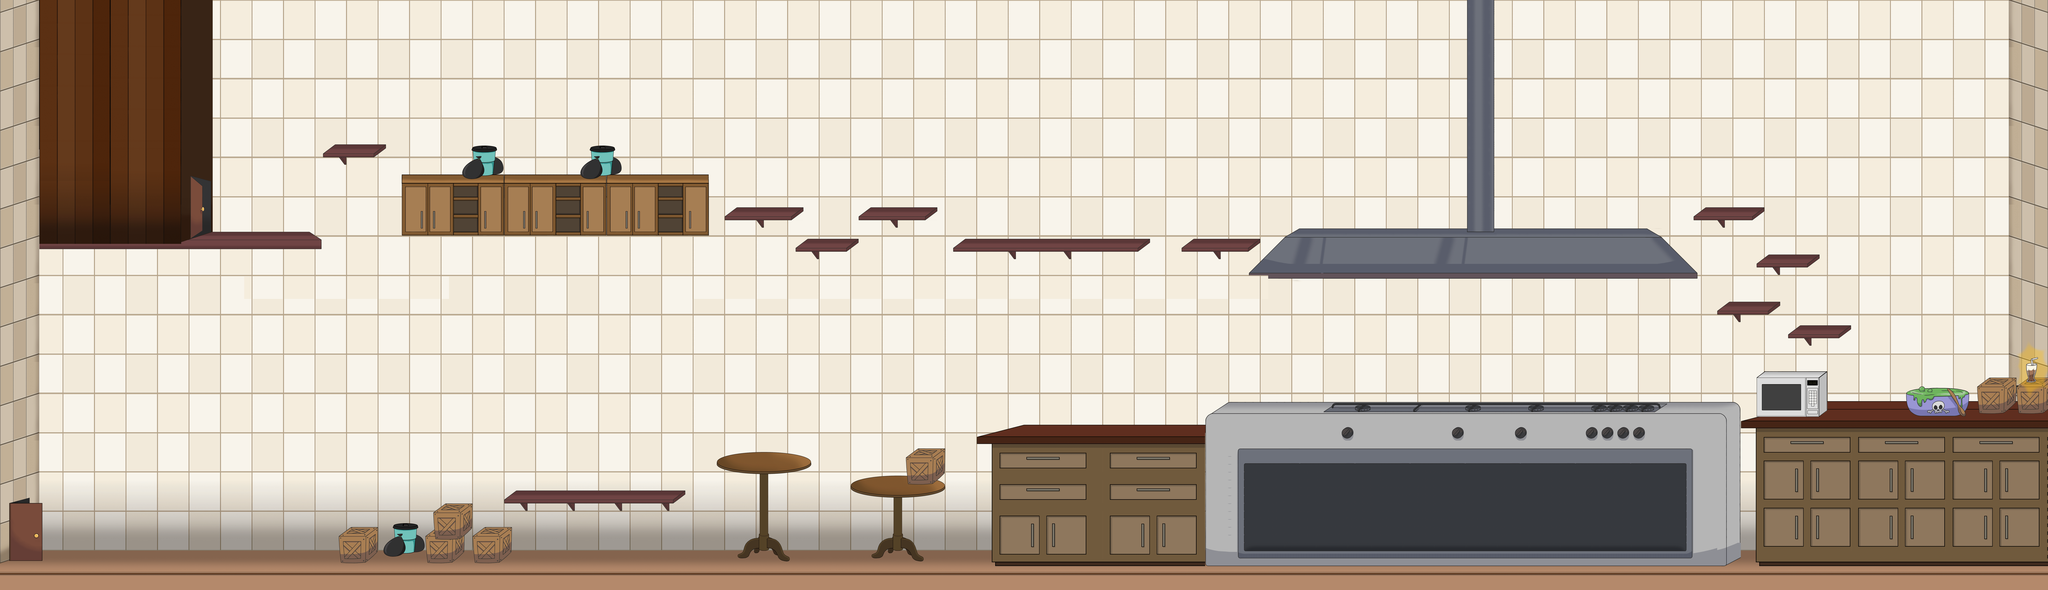

The image is a tile-based game level rendered from a .tmx file. Its description and source (layers, tilesets, objects; grid data summarised) follow:
An orthogonal 260x75 tile map with 45x45 px tiles, 12 tile layers (PisoFondo, PlataformaPiso, DetallePisoAlto, ParedPuerta, ...).

<map version="1.0" orientation="orthogonal" renderorder="right-down" width="260" height="75" tilewidth="45" tileheight="45" nextobjectid="1">
 <tileset firstgid="1" name="Fondo Cocina" tilewidth="45" tileheight="45" tilecount="3655" columns="85">
  <image source="TileCocina.png" width="3825" height="1948" />
 </tileset>
 <layer name="PisoFondo" width="260" height="75">
  <data>[19500 cells, 19210 non-empty, 290 distinct tile ids]</data>
 </layer>
 <layer name="PlataformaPiso" width="260" height="75">
  <data>[19500 cells, 429 non-empty, 35 distinct tile ids]</data>
 </layer>
 <layer name="DetallePisoAlto" width="260" height="75">
  <data>[19500 cells, 34 non-empty, 5 distinct tile ids]</data>
 </layer>
 <layer name="ParedPuerta" width="260" height="75">
  <data>[19500 cells, 811 non-empty, 222 distinct tile ids]</data>
 </layer>
 <layer name="DetallesFondo" width="260" height="75">
  <data>[19500 cells, 2781 non-empty, 580 distinct tile ids]</data>
 </layer>
 <layer name="DetallesFondo2" width="260" height="75">
  <data>[19500 cells, 1124 non-empty, 153 distinct tile ids]</data>
 </layer>
 <layer name="SopaMortal" width="260" height="75">
  <data>[19500 cells, 224 non-empty, 48 distinct tile ids]</data>
 </layer>
 <layer name="Plataformas" width="260" height="75">
  <data>[19500 cells, 495 non-empty, 129 distinct tile ids]</data>
 </layer>
 <layer name="PlataformasNoCruzar" width="260" height="75">
  <data>[19500 cells, 216 non-empty, 84 distinct tile ids]</data>
 </layer>
 <layer name="VidaExtra" width="260" height="75">
  <data>[19500 cells, 32 non-empty, 32 distinct tile ids]</data>
 </layer>
 <layer name="Puerta2" width="260" height="75">
  <data>[19500 cells, 27 non-empty, 27 distinct tile ids]</data>
 </layer>
 <layer name="Puerta1" width="260" height="75">
  <data>[19500 cells, 45 non-empty, 45 distinct tile ids]</data>
 </layer>
</map>
